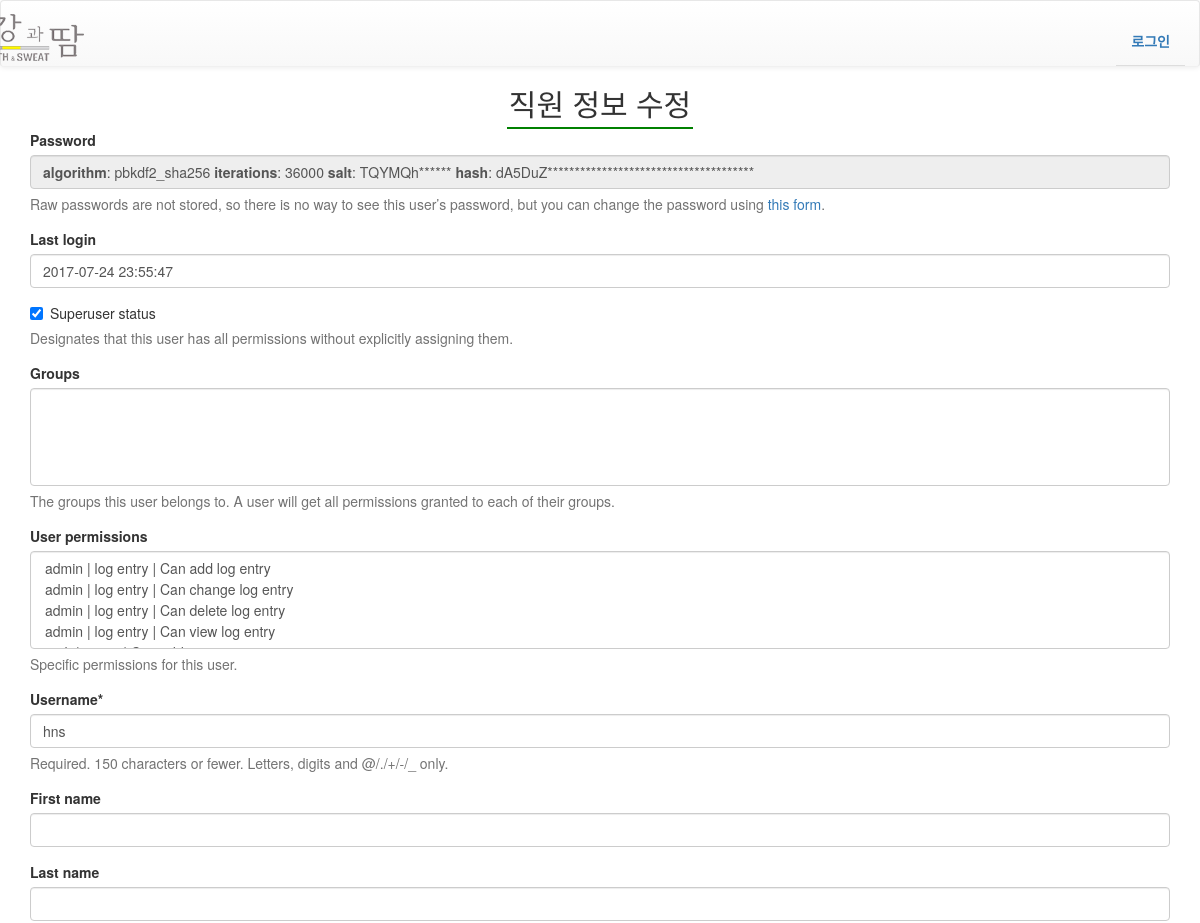
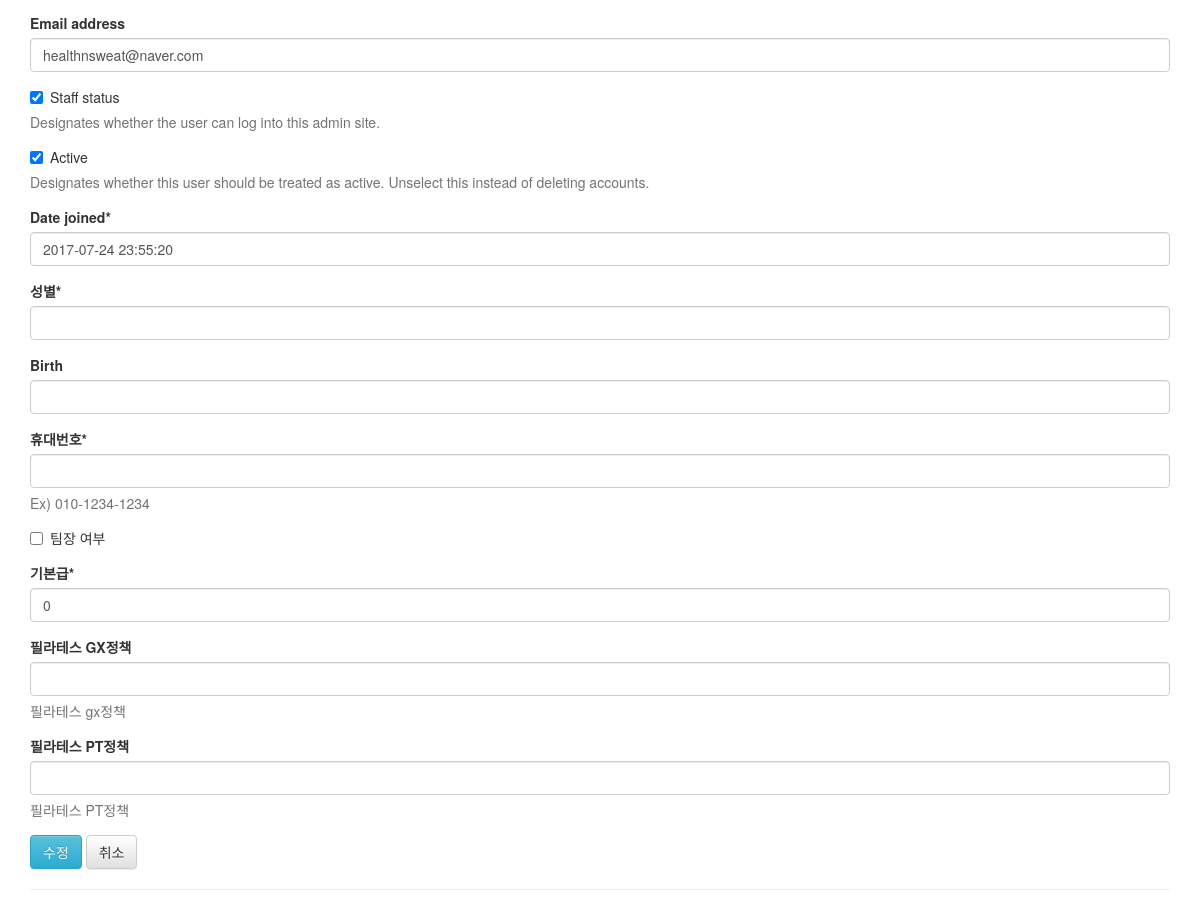
The app's page /management/member_management/edit_staff/1/ with its own data (2 pictures, top to bottom).
### authentication/models.py (models this page shows)
class User(AbstractUser):
    sex = models.CharField(max_length=12, verbose_name='성별',null=True)
    birth = models.DateField(null=True, blank=True)
    phone_num = models.CharField(max_length=32, null=True, help_text='Ex) 010-1234-1234',verbose_name='휴대번호')
    teamleader = models.BooleanField(blank=True, default=False, verbose_name='팀장 여부')
    basic_salary = models.DecimalField(max_digits=10, decimal_places=0, default=0 ,verbose_name='기본급')
    pilates_GX = models.CharField(max_length=32, blank=True, null=True, help_text='필라테스 gx정책',verbose_name='필라테스 GX정책')
    pilates_PT = models.CharField(max_length=32, blank=True, null=True, help_text='필라테스 PT정책',verbose_name='필라테스 PT정책')

### management/views.py (the view)
# urls.py: url(r'^member_management/edit_staff/(?P<staff_id>\d+)/$', views.edit_staff, name="edit_staff"),
def edit_staff(request, staff_id):
    staff = User.objects.get(id=staff_id)
    salary = Fitness_Salary.objects.filter(uid=staff_id)
    if request.method == 'POST':
        form = CustomUserChangeForm(request.POST, instance=staff)
        if form.is_valid():
            form.save()
            return redirect('management:member_management')
    else:
        staff = User.objects.get(id=staff_id)
        form = CustomUserChangeForm(instance=staff)
    context = {
        'form' : form,
        'salary' : salary,
    }
    return render(request, 'management/edit_staff.html', context)

### management/forms.py
class CustomUserChangeForm(UserChangeForm):
    class Meta:
        model = User
        fields = '__all__'

### management/templates/management/edit_staff.html (shortened to what this page needs)
{% extends "navbar.html" %}
{% load crispy_forms_tags %}
{% block content %}
<h2 class="text-center"><span class="header">직원 정보 수정</span></h2>
<div class="container">
    <form method="POST">
        {{form |crispy}}
        <button class="btn btn-info" type="submit">수정</button>
        <input type=button value="취소" class="btn btn-default" onClick="javascript:history.go(-1);">
        <hr/>
    </form>
</div>
{% endblock %}

### static/css/main.css (style rules this page uses)
a, a:hover, a:active, a:focus, button:focus { outline: 0; border: 0; text-decoration: none; }
.header { padding:2px; border-bottom:2px solid green; }
.schedule-table tbody tr td:first-child .schedule-table tbody tr th:first-child, { width: 10px; }

### records on screen
User: last_login "2017-07-24 23:55:47", is_superuser "☑", username "hns", email "healthnsweat@naver.com", is_staff "☑", is_active "☑", date_joined "2017-07-24 23:55:20", basic_salary "0"
